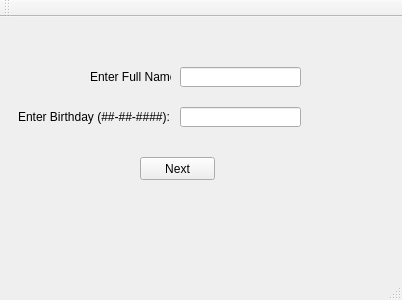
<?xml version="1.0" encoding="UTF-8"?>
<ui version="4.0">
 <class>MainWindow</class>
 <widget class="QMainWindow" name="MainWindow">
  <property name="geometry">
   <rect>
    <x>0</x>
    <y>0</y>
    <width>402</width>
    <height>300</height>
   </rect>
  </property>
  <property name="windowTitle">
   <string>MainWindow</string>
  </property>
  <widget class="QWidget" name="centralWidget">
   <widget class="QLabel" name="label">
    <property name="geometry">
     <rect>
      <x>18</x>
      <y>90</y>
      <width>211</width>
      <height>20</height>
     </rect>
    </property>
    <property name="text">
     <string>Enter Birthday (##-##-####): </string>
    </property>
   </widget>
   <widget class="QLabel" name="label_2">
    <property name="geometry">
     <rect>
      <x>90</x>
      <y>50</y>
      <width>81</width>
      <height>20</height>
     </rect>
    </property>
    <property name="text">
     <string>Enter Full Name: </string>
    </property>
   </widget>
   <widget class="QLineEdit" name="lineEdit">
    <property name="geometry">
     <rect>
      <x>180</x>
      <y>50</y>
      <width>121</width>
      <height>20</height>
     </rect>
    </property>
   </widget>
   <widget class="QLineEdit" name="lineEdit_2">
    <property name="geometry">
     <rect>
      <x>180</x>
      <y>90</y>
      <width>121</width>
      <height>20</height>
     </rect>
    </property>
   </widget>
   <widget class="QPushButton" name="pushButton">
    <property name="geometry">
     <rect>
      <x>140</x>
      <y>140</y>
      <width>75</width>
      <height>23</height>
     </rect>
    </property>
    <property name="text">
     <string>Next</string>
    </property>
   </widget>
   <widget class="QLabel" name="label_4">
    <property name="geometry">
     <rect>
      <x>280</x>
      <y>50</y>
      <width>111</width>
      <height>16</height>
     </rect>
    </property>
    <property name="text">
     <string/>
    </property>
   </widget>
   <widget class="QLabel" name="label_5">
    <property name="geometry">
     <rect>
      <x>310</x>
      <y>90</y>
      <width>111</width>
      <height>16</height>
     </rect>
    </property>
    <property name="text">
     <string/>
    </property>
   </widget>
   <widget class="QLabel" name="label_3">
    <property name="geometry">
     <rect>
      <x>180</x>
      <y>110</y>
      <width>111</width>
      <height>16</height>
     </rect>
    </property>
    <property name="text">
     <string/>
    </property>
   </widget>
  </widget>
  <widget class="QMenuBar" name="menuBar">
   <property name="geometry">
    <rect>
     <x>0</x>
     <y>0</y>
     <width>402</width>
     <height>21</height>
    </rect>
   </property>
  </widget>
  <widget class="QToolBar" name="mainToolBar">
   <attribute name="toolBarArea">
    <enum>TopToolBarArea</enum>
   </attribute>
   <attribute name="toolBarBreak">
    <bool>false</bool>
   </attribute>
  </widget>
  <widget class="QStatusBar" name="statusBar"/>
 </widget>
 <layoutdefault spacing="6" margin="11"/>
 <resources/>
 <connections/>
</ui>
